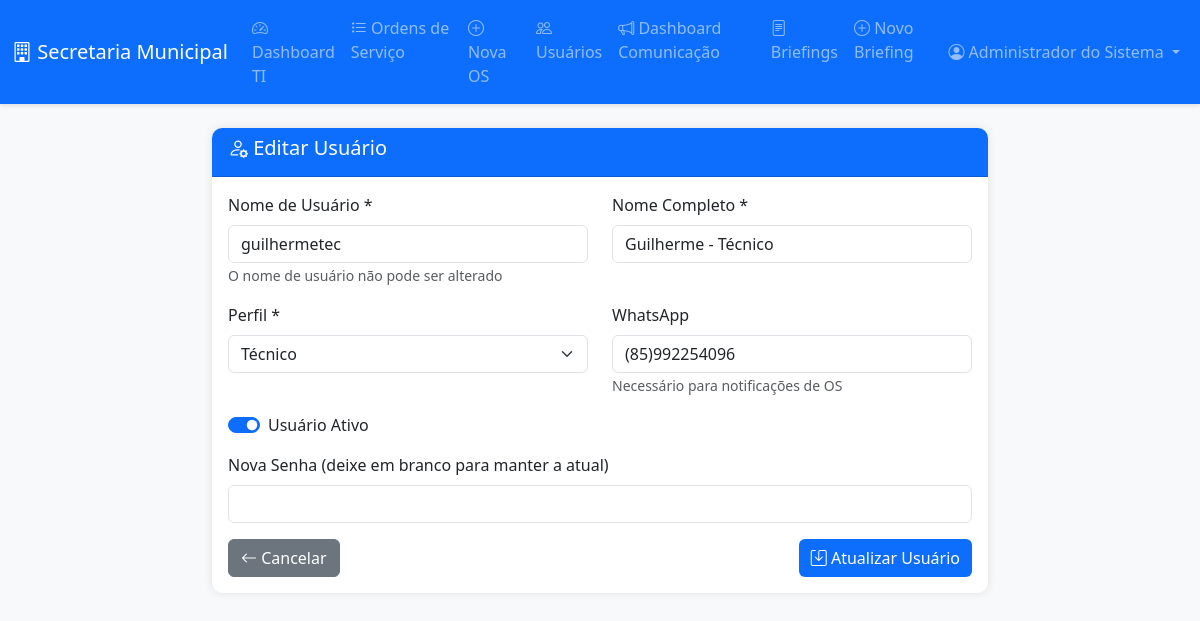
Screenshot of /usuarios/editar/2 (signed in) with the database file from the repository.
### models.py (models this page shows, shortened)
class User(UserMixin, db.Model):
    __tablename__ = 'users'
    id = db.Column(db.Integer, primary_key=True)
    username = db.Column(db.String(80), unique=True, nullable=False)
    password_hash = db.Column(db.String(200), nullable=False)
    nome_completo = db.Column(db.String(200), nullable=False)
    perfil = db.Column(db.String(20), nullable=False)  # admin, tecnico, comunicacao
    whatsapp = db.Column(db.String(20))  # Número do WhatsApp
    ativo = db.Column(db.Boolean, default=True)

### app.py (the view, shortened to what this page needs)
@app.route('/usuarios/editar/<int:id>', methods=['GET', 'POST'])
@login_required
def usuario_editar(id):
    if current_user.perfil != 'admin':
        flash('Apenas administradores podem editar usuários.', 'danger')
        return redirect(url_for('index'))
    usuario = User.query.get_or_404(id)
    return render_template('usuario_form.html', usuario=usuario)

### app.py (called while the page is built)
@login_manager.user_loader
def load_user(user_id):
    return db.session.get(User, int(user_id))

### templates/usuario_form.html (shortened to what this page needs)
{% extends "base.html" %}
{% block content %}
<div class="row">
    <div class="col-md-8 mx-auto">
        <div class="card">
            <div class="card-header">
                <h5><i class="bi bi-person-{% if usuario %}gear{% else %}plus{% endif %}"></i>
                    {% if usuario %}Editar Usuário{% else %}Novo Usuário{% endif %}
                </h5>
            </div>
            <div class="card-body">
                <form method="POST" action="{% if usuario %}{{ url_for('usuario_editar', id=usuario.id) }}{% else %}{{ url_for('usuario_novo') }}{% endif %}">
                    <div class="row">
                        <div class="col-md-6 mb-3">
                            <label for="username" class="form-label">Nome de Usuário *</label>
                            <input type="text" class="form-control" id="username" name="username"
                                   value="{% if usuario %}{{ usuario.username }}{% endif %}"
                                   {% if usuario %}readonly{% else %}required{% endif %}>
                            {% if usuario %}
                            <small class="text-muted">O nome de usuário não pode ser alterado</small>
                            {% endif %}
                        </div>
                        <div class="col-md-6 mb-3">
                            <label for="nome_completo" class="form-label">Nome Completo *</label>
                            <input type="text" class="form-control" id="nome_completo" name="nome_completo"
                                   value="{% if usuario %}{{ usuario.nome_completo }}{% endif %}" required>
                        </div>
                    </div>
                    <div class="row">
                        <div class="col-md-6 mb-3">
                            <label for="perfil" class="form-label">Perfil *</label>
                            <select class="form-select" id="perfil" name="perfil" required>
                                <option value="tecnico" {% if usuario and usuario.perfil == 'tecnico' %}selected{% endif %}>Técnico</option>
                            </select>
                        </div>
                        <div class="col-md-6 mb-3">
                            <label for="whatsapp" class="form-label">WhatsApp</label>
                            <input type="text" class="form-control" id="whatsapp" name="whatsapp"
                                   value="{% if usuario %}{{ usuario.whatsapp }}{% endif %}"
                                   placeholder="(XX) XXXXX-XXXX">
                            <small class="text-muted">Necessário para notificações de OS</small>
                        </div>
                    </div>
                    {% if usuario %}
                    <div class="mb-3">
                        <div class="form-check form-switch">
                            <input class="form-check-input" type="checkbox" id="ativo" name="ativo"
                                   {% if usuario.ativo %}checked{% endif %}>
                            <label class="form-check-label" for="ativo">
                                Usuário Ativo
                            </label>
                        </div>
                    </div>
                    {% endif %}
                    <div class="mb-3">
                        <label for="password" class="form-label">
                            {% if usuario %}Nova Senha (deixe em branco para manter a atual){% else %}Senha *{% endif %}
                        </label>
                        <input type="password" class="form-control" id="password" name="password"
                               {% if not usuario %}required{% endif %}>
                    </div>
                    <div class="d-flex justify-content-between">
                        <a href="{{ url_for('usuarios_lista') }}" class="btn btn-secondary">
                            <i class="bi bi-arrow-left"></i> Cancelar
                        </a>
                        <button type="submit" class="btn btn-primary">
                            <i class="bi bi-save"></i> {% if usuario %}Atualizar{% else %}Criar{% endif %} Usuário
                        </button>
                    </div>
                </form>
            </div>
        </div>
    </div>
</div>
{% endblock %}

### templates/base.html (shortened to what this page needs)
<!DOCTYPE html>
<html lang="pt-BR">
<head>
    <link href="https://cdn.jsdelivr.net/npm/bootstrap@5.3.0/dist/css/bootstrap.min.css" rel="stylesheet">
    <link rel="stylesheet" href="https://cdn.jsdelivr.net/npm/bootstrap-icons@1.11.0/font/bootstrap-icons.css">
</head>
<body>
    {% if current_user.is_authenticated %}
    <nav class="navbar navbar-expand-lg navbar-dark bg-primary">
        <div class="container-fluid">
            <a class="navbar-brand" href="{{ url_for('index') }}">
                <i class="bi bi-building"></i> Secretaria Municipal
            </a>
            <div class="collapse navbar-collapse" id="navbarNav">
                <ul class="navbar-nav me-auto">
                    {% if current_user.perfil in ['admin', 'tecnico'] %}
                    <li class="nav-item">
                        <a class="nav-link" href="{{ url_for('dashboard_ti') }}">
                            <i class="bi bi-speedometer2"></i> Dashboard TI
                        </a>
                    </li>
                    <li class="nav-item">
                        <a class="nav-link" href="{{ url_for('os_lista') }}">
                            <i class="bi bi-list-task"></i> Ordens de Serviço
                        </a>
                    </li>
                    {% if current_user.perfil == 'admin' %}
                    <li class="nav-item">
                        <a class="nav-link" href="{{ url_for('os_nova') }}">
                            <i class="bi bi-plus-circle"></i> Nova OS
                        </a>
                    </li>
                    <li class="nav-item">
                        <a class="nav-link" href="{{ url_for('usuarios_lista') }}">
                            <i class="bi bi-people"></i> Usuários
                        </a>
                    </li>
                    {% endif %}
                    {% endif %}
                    {% if current_user.perfil in ['admin', 'comunicacao'] %}
                    <li class="nav-item">
                        <a class="nav-link" href="{{ url_for('dashboard_comunicacao') }}">
                            <i class="bi bi-megaphone"></i> Dashboard Comunicação
                        </a>
                    </li>
                    <li class="nav-item">
                        <a class="nav-link" href="{{ url_for('briefing_lista') }}">
                            <i class="bi bi-file-text"></i> Briefings
                        </a>
                    </li>
                    <li class="nav-item">
                        <a class="nav-link" href="{{ url_for('briefing_novo') }}">
                            <i class="bi bi-plus-circle"></i> Novo Briefing
                        </a>
                    </li>
                    {% endif %}
                </ul>
                <ul class="navbar-nav">
                    <li class="nav-item dropdown">
                        <a class="nav-link dropdown-toggle" href="#" id="userMenu" role="button" data-bs-toggle="dropdown">
                            <i class="bi bi-person-circle"></i> {{ current_user.nome_completo }}
                        </a>
                    </li>
                </ul>
            </div>
        </div>
    </nav>
    {% endif %}
    <div class="container-fluid mt-4">
        {% block content %}{% endblock %}
    </div>
</body>
</html>

### templates/base.html (style rules this page uses)
:root { --primary-color: #0d6efd; --secondary-color: #6c757d; --success-color: #198754; --danger-color: #dc3545; --warning-color: #ffc107; --info-color: #0dcaf0; }
body { background-color: #f8f9fa; font-family: 'Segoe UI', Tahoma, Geneva, Verdana, sans-serif; }
.navbar { box-shadow: 0 2px 4px rgba(0,0,0,.1); }
.card { border: none; box-shadow: 0 0 10px rgba(0,0,0,.1); border-radius: 10px; margin-bottom: 20px; }
.card-header { background-color: var(--primary-color); color: white; font-weight: bold; border-radius: 10px 10px 0 0 !important; }
.btn-primary { background-color: var(--primary-color); border: none; }

### rows the page displays
User: nome_completo "Administrador do Sistema"
User: username "guilhermetec", nome_completo "Guilherme - Técnico", perfil "Técnico", whatsapp "(85)992254096", ativo "☑"
